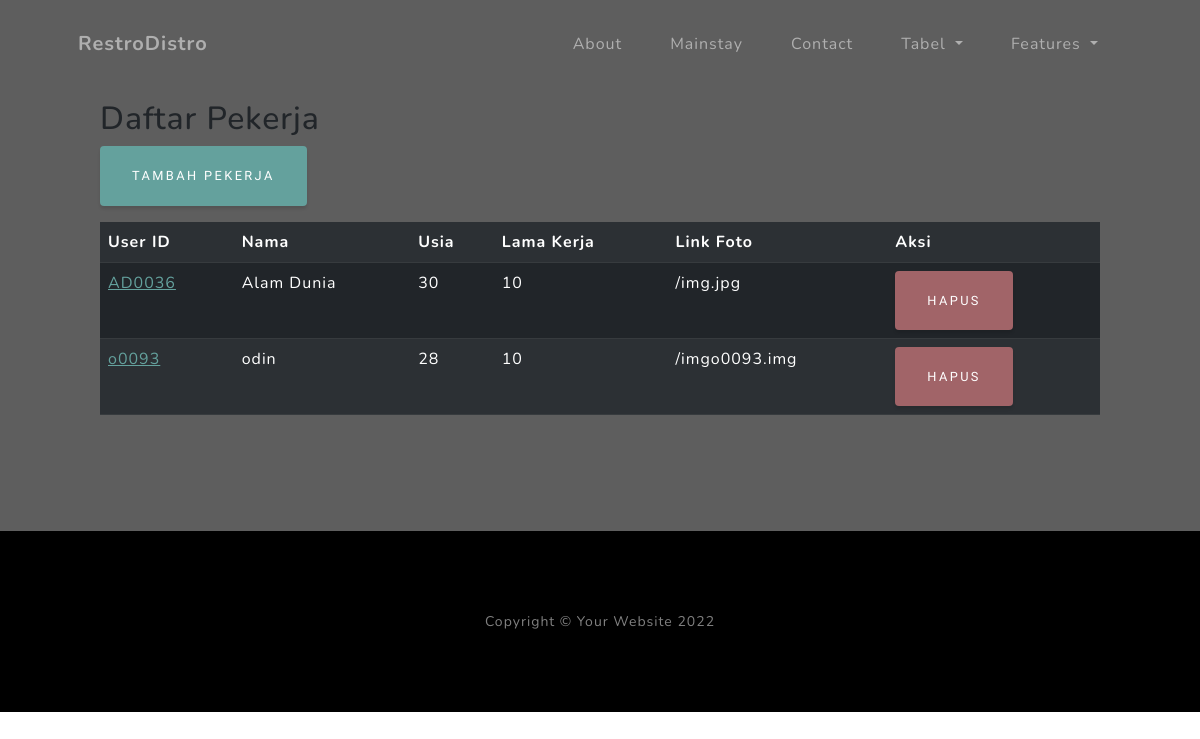
/Vusr/, run on the app's committed database.
### Dashboard/models.py (models this page shows, shortened)
class Administrasi(models.Model):
    userid=models.CharField(max_length=10)
    nama=models.CharField(max_length=50)
    usia=models.IntegerField()
    lama=models.IntegerField()
    link_foto=models.CharField(max_length=150, blank=True)

### Dashboard/views.py (the view)
# urls.py: path('Vusr/', Administrasi_View),
def Administrasi_View(request):
    Administrasis=Administrasi.objects.all()
    titelnya="User"
    konteks={
        'Administrasis':Administrasis,
        'titel':titelnya,
    }
    return render(request,'tampil_user.html',konteks)

### templates/tampil_user.html (shortened to what this page needs)
{% extends 'index.html' %}
{% load static %}
{% block konten %}
<div class="background">
<h2 class="align-center">Daftar Pekerja</h2>
<p><a href="/addusr" class="btn btn-primary">tambah pekerja</a></p>
<table class="table table-dark table-striped">
    <tr>
        <th>User ID</th>
        <th>Nama</th>
        <th>Usia</th>
        <th>Lama Kerja</th>
        <th>Link Foto</th>
        <th>Aksi</th>
    </tr>
{% for Administrasi in Administrasis %}
    <tr>
        <td><a href="{% url 'ubah_usr' Administrasi.id %}">{{ Administrasi.userid }}</a></td>
        <td>{{ Administrasi.nama }}</td>
        <td>{{ Administrasi.usia }}</td>
        <td>{{ Administrasi.lama }}</td>
        <td>{{ Administrasi.link_foto }}</td>
        <td><button type="button" class="btn btn-danger" data-bs-toggle="modal"
            data-bs-target="#hapus-{{ Administrasi.id }}">Hapus</button></td>
    </tr>
{% endfor %}
</table>
</div>
{% endblock %}

### static/css/style.css (style rules this page uses)
.background { background-color: rgba(0, 0, 0, 0.63); padding: 100px; }

### data on the page
Administrasi: userid "AD0036", nama "Alam Dunia", usia "30", lama "10", link_foto "/img.jpg"
Administrasi: userid "o0093", nama "odin", usia "28", lama "10", link_foto "/imgo0093.img"
